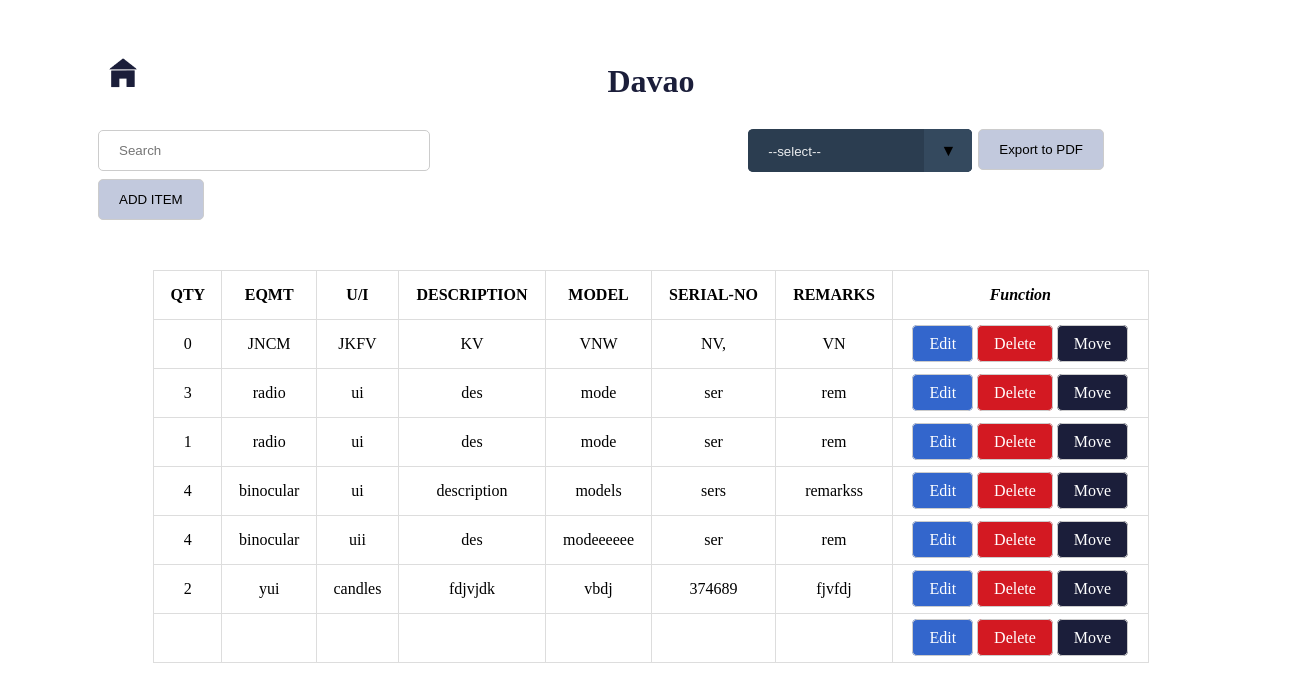
/nicts.php?location=davao, run on the app's committed database.
### tables this page shows
CREATE TABLE "EQUIPMENT" (
	`eq_id`	INTEGER PRIMARY KEY AUTOINCREMENT,
	`qty`	NUMERIC,
	`model`	TEXT,
	`serial_no`	INTEGER,
	`description`	TEXT,
	`category`	TEXT,
	`eq_ui`	TEXT,
	`remarks`	TEXT,
	`images`	BLOB,
	`location`	TEXT,
	`eqmt_name`	TEXT
);

### nicts.php (the view, shortened to what this page needs)
<!DOCTYPE html>
<html>
<head>
	<link rel="stylesheet" type="text/css" href="NICTS.css">
	<link rel="stylesheet" type="text/css" href="dropdown.css">
</head>
<body>
<div class="home-container">
	<div class="gunther"><a href="login-page2.php" ><img src="home-button.png" width="30"></a></div>
<div class="container">
	<?php
    include('database.php');
    $location = '';
    if(!isset($_GET['location'])){
    	$query = "SELECT * FROM EQUIPMENT";
    	$location = 'general';
	} else{
		$location = $_GET['location'];
		if($location == 'general'){
			$query = "SELECT eqmt_name, description, remarks, sum(qty) FROM EQUIPMENT GROUP BY lower(eqmt_name)";
		} else {
	    	$query = "SELECT * FROM EQUIPMENT WHERE location = '$location' ";
		}
	}
    $result = $db->query($query);
    ?>
<center><h1> <?= ucwords(str_replace("_", " ", $location));?></h1></center>
<div class="container-search">
<input class="display-size" type="text" id="myInput" onkeyup="myFunction()" placeholder="Search " title="Type in a name" >
</div>
<div class="view-btn">
	 <a href="ExportPDF.php?location=<?=$location;?>"><button name="station" type="button" value="general" class="display-size">Export to PDF</button></a>
</div>
<div class="container-drpdwn">
	<select id="ross" onchange="location = this.value;">
		<option selected>--select--</option>
	</select>
</div>
<?php
	if($location !='general'){
	echo "<button id='myBtn' class='display-size'>ADD ITEM</button>";
	};
?>
<center>
<table id="myTable" class="table">
		<thead class="thead-dark">
			<th scope="col">QTY</th>
			<th scope="col">EQMT</th>
	<?php
    	if($location !='general'){
			echo '<th scope="col">U/I</th>';
    	}
    ?>
			<th scope="col">DESCRIPTION</th>
	<?php
    	if($location !='general'){
			echo '<th scope="col">MODEL</th>';
			echo '<th scope="col">SERIAL-NO</th>';
    	}
    ?>
			<th scope="col">REMARKS</th>
			<th scope="col"><i>Function</i></th>
		</thead>
		<tbody>
			 <?php
    while($row = $result->fetchArray()){
     ?>
    <tr>
        <td><?php
        	if($location =='general') {
        		echo $row['sum(qty)'];
        	} else {
        		echo $row['qty'];
        	}
        	 ?>
     	</td>
        <td><?php echo $row['eqmt_name']; ?></td>
    <?php
    	if($location !='general'){
			echo "<td>" . $row['eq_ui'] ."</td>";
    	}
    ?>
        <td><?php echo $row['description']; ?></td>
     <?php
     	if($location !='general'){
     		echo "<td>" . $row['model'] ."</td>";
        	echo "<td>" . $row['serial_no'] ."</td>";
     	}
     ?>
        <td><?php echo $row['remarks']; ?></td>
        <td>
        <a href="editEQUIPMENT.php?eq_id=<?php echo $row['eq_id']; ?>" class="display-size fc-btn edit"  role="button">Edit</a>
        <a href="deleteSTATION_controller.php?eq_id=<?php echo $row['eq_id']; ?>&location=<?=$location?>&eqmt_name=<?=$row['eqmt_name']?>" class="display-size fc-btn del"  button onclick="alert('Are you sure you want to delete this equipment?')">Delete</button></a>
        <a href="move-item.php?eq_id=<?php echo $row['eq_id']; ?>" class="display-size fc-btn move" role="button">Move</a>
        </td>
    </tr>
           <?php
            }
        ?>
		</tbody>
	</table>
</center>
</div>
</div>
</body>
</html>

### NICTS.css (style rules this page uses)
body { font-family: Raleway; }
h1 { font-family: Times New Roman; color: #1B1E3A; }
.display-size { padding: 12px 20px; border: 1px solid #ccc; border-radius: 5px; box-sizing: border-box; }
.fc-btn { padding: 9px 16px; }
a { text-decoration: none; color: white; }
.edit { background-color: #3366cc; }
.del { background-color: #d31922; }
.move { background-color: #1B1E3A; }
.gunther { position: relative; left: 100px; top:50px; }
input { width: 30%; margin: 8px 0; }
#ross { background-color: #1B1E3A; opacity: 0.9; color: white; appearance: none; outline: 0; box-shadow: none; border: 0 !important; background:#2c3e50; background-image: none; }
#ross { width: 100%; height: 100%; margin: 0; padding: 12px 20px; color: #fff; cursor: pointer; }
button { background-color: #C2C9DD; }
.container { position: relative; min-width: 500px; margin-left: 90px; margin-right: 90px; }
.home-container { position: relative; }
.container-drpdwn { position: relative; float: right; top: -50px; left: -106px; display: block; width: 14em; height: 43px; line-height: 2.7; background:#2c3e50; overflow: hidden; border-radius: 5px; }
.container-drpdwn::after { content: '\25BC'; position: absolute; top: 0; right: 0; bottom: 0; padding: 0 1em; background: #34495e; pointer-events: none; }
.container-drpdwn::after { transition: .25s all ease; }
.view-btn { position: relative; float: right; top: -50px; left: -100px; }
.container-search { position: relative; }
table, td, th { border: 1px solid #ddd; text-align: center; }
table { border-collapse: collapse; width: 90%; margin-top: 50px; }
th, td { padding: 15px; }

### data on the page
equipment: qty "0", eqmt_name "JNCM", eq_ui "JKFV", description "KV", model "VNW", serial_no "NV,", remarks "VN"
equipment: qty "3", eqmt_name "radio", eq_ui "ui", description "des", model "mode", serial_no "ser", remarks "rem"
equipment: qty "1", eqmt_name "radio", eq_ui "ui", description "des", model "mode", serial_no "ser", remarks "rem"
equipment: qty "4", eqmt_name "binocular", eq_ui "ui", description "description", model "models", serial_no "sers", remarks "remarkss"
equipment: qty "4", eqmt_name "binocular", eq_ui "uii", description "des", model "modeeeeee", serial_no "ser", remarks "rem"
equipment: qty "2", eqmt_name "yui", eq_ui "candles", description "fdjvjdk", model "vbdj", serial_no "374689", remarks "fjvfdj"

### other printed values
str_replace("_", " ", $location) "Davao"
